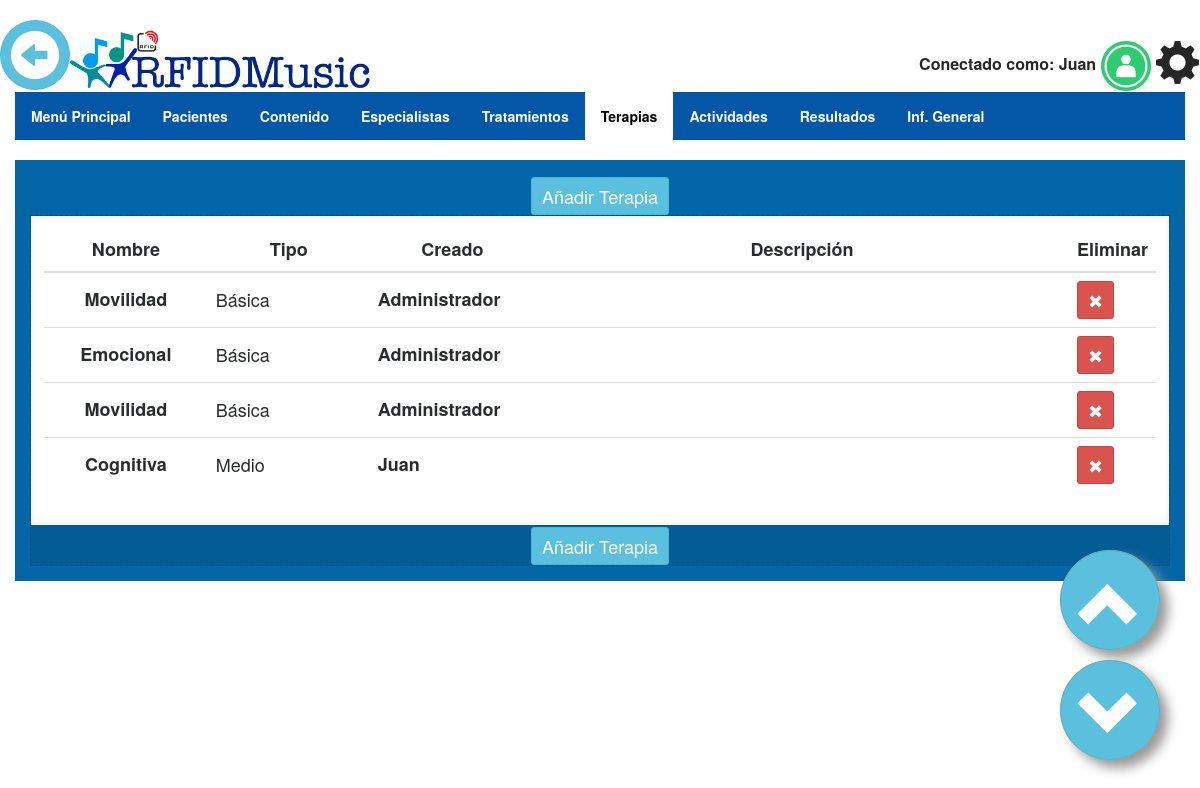
The page /settings/therapies_list/ (signed in) on the database its author committed.
### appQRMusical/models.py (models this page shows)
class Terapia(models.Model):
    id = models.AutoField(primary_key=True)
    nombre = models.CharField("Nombre",max_length=50)
    descripcion = models.TextField(blank=True)
    tipo = models.CharField("Tipo",max_length=50)
    def __str__(self):
        return self.nombre

class Especialista_Asigna_Terapia(models.Model):
    asigna_terapia = models.ForeignKey(Asigna_Terapia,on_delete=models.CASCADE)
    especialista = models.ForeignKey(Especialista,on_delete=models.CASCADE)
    fecha = models.DateField(null=True,blank=True)
    class Meta:
        unique_together = ("asigna_terapia","especialista","fecha")

class Especialista(models.Model):
    user = models.OneToOneField(User, on_delete=models.CASCADE)
    nombre = models.CharField("Nombre",max_length=50)
    apellido = models.CharField("Apellido",max_length=50)
    email = models.EmailField()

### appQRMusical/views.py (the view)
# urls.py: url(r'^settings/therapies_list/$', Therapies_list, name='therapies_list'),
def Therapies_list(request):
	req = request.user.id
	thera = Especialista.objects.get(user_id=req)
	asig_t = Especialista_Asigna_Terapia.objects.filter(especialista_id=thera)
	template_name="therapies_list.html"
	login_url='/login/'
	redirect_field_name = "/login/"
	context = {
	'QRM_color' : "QRM_orange",
	'object_list' : Terapia.objects.all(),
	'asign_therapy' : Especialista_Asigna_Terapia.objects.all(),
    'asign' : asig_t
	}
	return render(request,'therapies_list.html',context)

### appQRMusical/templatetags/zbar_extras.py (called while the page is built)
@register.simple_tag
def stop_cam():
	print("Stop Cam")
	if global_vars.zbar_status != None:
		os.system("ps -A | grep zbar| awk '{print $1}' | xargs kill -9 $1")
		global_vars.zbar_status = None
		global_vars.cam = 1

@register.simple_tag
def restart_game_vars():
	print("Reset game's global vars")
	global_vars.game_fail = 0
	global_vars.game_success = 0
	global_vars.game_initialized = False
	global_vars.last_message = global_vars.message
	global_vars.message_alert = "alert-info"
	global_vars.game_image = "/files/static/Who.png"
	global_vars.game_image = ""
	global_vars.game_file = ""
	global_vars.game_display = "none"
	global_vars.message = 'Get close QR code to cam'

### appQRMusical/templates/therapies_list.html (shortened to what this page needs)
{% extends "body.html" %}
{% block content_wrapper %}
<ul class="ullist">
  <strong>
  <li><a class="ullista" href="{% url 'settings' %}">Menú Principal</a></li>
  <li><a class="ullista" href="{% url 'users_list' %}">Pacientes</a></li>
  <li><a class="ullista" href="{% url 'gallery' %}">Contenido</a></li>
  <li><a class="ullista" href="{% url 'therapists_list' %}">Especialistas </a></li>
  <li><a class="ullista" href="{% url 'treatments_list' %}">Tratamientos </a></li>
  <li><a class="ullistactive" href="{% url 'therapies_list' %}">Terapias </a></li>
  <li><a class="ullista" href="{% url 'activity_settings' %}">Actividades</a></li>
  <li><a class="ullista" href="{% url 'results' %}">Resultados</a></li>
  <li><a class="ullista" href="{% url 'summary' %}">Inf. General</a></li>
</strong>
</ul>
<div class="col-sm-12 QRM_box {{QRM_color}}">
		<a href="{% url 'create_therapy' %}">
			<div class="btn btn-sm btn-info">
				<p>Añadir Terapia</p>
			</div>
		</a>
	<div class="QRM_box_in">
		<div class="QRM_wrapper_table">
			<table class="table table-hover">
				<thead>
					<tr>
						<th>Nombre</th>
						<th>Tipo</th>
						<th>Creado</th>
						<th>Descripción</th>
                        <th>Eliminar</th>
			    	</tr>
				</thead>
				<tbody>
				{% for object in object_list %}
						<tr onclick="document.location = '{% url 'update_therapy' object.id %}';">
		      				<th scope="row" style="width: 15%; vertical-align: middle;">
                                {{ object }}
                            </th>
		      				<td style="width: 15%; vertical-align: middle;">
                                {{ object.tipo }}
		      				</td>
   		              	    <td style="width: 15%; vertical-align: middle;">{% for i in asign_therapy %}
                            {% for j in i.asigna_terapia.terapia.all %}
                                    {% if j == object %}
                                        <strong>{{ i.especialista.nombre }}</strong>
            				    	{% endif %}
        					    {% endfor %}
                            {% endfor %}
                            </td>
		      				<td style="width: 50%; vertical-align: middle;">{{ object.descripcion }}</td>
							<td style=" vertical-align: middle;">
								<form action="{% url 'therapy_delete' object.id %}" method="post">
										<button type="submit" class="btn btn-danger btn-sm">
											<p>✖</p>
										</button>
								</form>
							</td>
		    			</tr>
					{% endfor %}
				</tbody>
			</table>
		</div>
		<a href="{% url 'create_therapy' %}">
			<div class="btn btn-sm btn-info">
				<p>Añadir Terapia</p>
			</div>
		</a>
	</div>
</div>
{% endblock content_wrapper %}

### appQRMusical/templates/base.html (shortened to what this page needs)
<!DOCTYPE html>
{% load staticfiles %}
{% load zbar_extras %}
<html lang="es">
	<head>
		<link href="{% static 'css/bootstrap.min.css' %}" rel="stylesheet" type="text/css">
		<link href="{% static 'css/QRMusical.css' %}" rel="stylesheet" type="text/css">
		<link rel="stylesheet" href="{% static 'css/bootstrap-select.css' %}" type="text/css"/>
        <link rel="stylesheet" href="https://cdnjs.cloudflare.com/ajax/libs/font-awesome/4.7.0/css/font-awesome.min.css">
	</head>
	<body>
		<div id="sidebar" class="navbar QRM_nav navbar-static-top">
			<div class="container-fluid QRM_container">
       				<div class="navbar-header">
                        <a class="navbar-nav">
                            <button type="button" onclick="goBack()" class="btn btn-info btn-back btn-xl"><i class="glyphicon glyphicon-circle-arrow-left" style="font-size:50px"></i></button>
                        </a>
						{% if user.is_authenticated %}
					<a href="{% url 'settings' %}" class="navbar-brand QRM_navbar-brand">
						<img src="/files/static/RFIDMusic.png" class="QRM_logo">
					</a>
                    {% else %}
					<a class="navbar-brand QRM_navbar-brand">
						<img src="/files/static/RFIDMusic.png" class="QRM_logo">
					</a>
                        {%endif%}
				</div>
				<div class="navbar-collapse collapse" style="height: 1px;">
					<ul class="nav navbar-nav QRM_navbar_nav">
                        {% if player.online == "si" %}
						    <a>Conectado como: {{ player }}</a>
                        {% if player.imagen %}
  						    <a>
                                <img onclick="confirmationUser()" class="img-circle"src="/{{ player.imagen.url }}" style="width: 50px">
						    </a>
                        {% else %}
								    <a style="top: -11px;">
									    <img onclick="confirmationUser()" src="/files/static/log_g.png" style="width: 50px">
								    </a>
                        {% endif %}
                        {% else %}
						{% if user.is_authenticated %}
						    <a>Conectado como: {{ user }}  </a>
							<a style="top: -11px;">
							<img  onclick="confirmation()" src="/files/static/log_g.png" style="width: 50px">
							</a>
							<a href="{% url 'user' %}" style="font-size: 45px;"> <i style="top:15px;" class="glyphicon glyphicon-cog"> </i></a>
						{% else %}
						<a>Pulsa para conectar --></a>
						<a href="/login/" style="top: -11px;">
						<img src="/files/static/log_b.png" style="width: 50px" title="Login" alt="Login">
						</a>
						{% endif %}
                        {% endif %}
					</ul>
				</div>
			</div>
		</div>
		<div id="content">
			{% block body %}{% endblock body %}
		</div>
		<footer>
                <a onclick="scrollWin(-50)" class="float2">
                   <button type="button" class="btn btn-info btn-circle btn-xl"> <i class="glyphicon glyphicon-chevron-up" style="font-size:65px" ></i></button>
                </a>
                <a onclick="scrollWin(50)" class="float">
                   <button type="button" class="btn btn-info btn-circle btn-xl"> <i class="glyphicon glyphicon-chevron-down" style="font-size:65px" ></i></button>
                </a>
		</footer>
	</body>
</html>

### appQRMusical/static/css/QRMusical.css (style rules this page uses)
.QRM_nav { font-size: 16px; color: #262626; font-weight: bold; margin-bottom: 0px !important; }
.QRM_navbar_nav { float:right; }
.QRM_navbar-brand { font-size: 35px; }
.QRM_container { padding: 20px 0px 0px 0px; }
.QRM_box { margin-left: auto; margin-right: auto; margin-top: 20px; padding: 15px; text-align: center; font-size: 18px; line-height: 36px; -webkit-transition-duration: 0.4s; transition-duration: 0.4s; }
.QRM_box_in { border-style: dashed; border-width: thin; border-color: rgba(0, 0, 0, 0.1); background-color: rgba(0, 0, 0, 0.1); color: #fff; }
.QRM_orange { background-color: #0466A6; }
.QRM_wrapper_table { padding: 1.5rem; margin-right: 0; margin-bottom: 0; margin-left: 0; border-width: .2rem; position: relative; padding: 1rem; border: solid #f7f7f9; background-color: white; }
.QRM_logo { width: 300px; top: -5px; position: relative; display: inline-block !important; }
.float { position:fixed; width:100px; height:100px; bottom:40px; right:40px; background-color:#FF9F19; color:#FFF; border-radius:50px; text-align:center; box-shadow: 8px 8px 12px #999; }
.float2 { position:fixed; width:100px; height:100px; bottom:150px; right:40px; background-color:#FF9F19; color:#FFF; border-radius:50px; text-align:center; box-shadow: 8px 8px 12px #999; }
body { font-family: "Helvetica Neue",Helvetica,Arial,sans-serif; }
a { color: inherit; text-decoration: none; }
p { margin: 0; font-size: 18px; line-height: 26px; font-weight: 400; }
footer { padding: 10px 0px 20px 0px; }
table { color: #292b2c; }
td { text-align: left; vertical-align: middle !important; }
th { text-align: -webkit-center; vertical-align: middle !important; }
ul { list-style-type: none; margin: 0; padding: 0; overflow: hidden; background-color: #FFFFFF; }
.ullist { list-style-type: none; margin: 0; padding: 0; overflow: hidden; background-color: #0457A6; }
li { float: left; }
li a { display: block; color: black; text-align: center; padding: 14px 16px; text-decoration: none; }
.ullista { display: block; color: white; text-align: center; padding: 14px 16px; text-decoration: none; }
.ullistactive { color: bllack; background-color: #FFFFFF; }
.btn-back { width: 70px; height: 70px; text-align: center; padding: 7px 7px; font-size: 2px; line-height: 2; border-radius: 50px; }
.btn-circle { width: 100px; height: 100px; text-align: center; padding: 20px 15px; font-size: 24px; line-height: 2; border-radius: 50px; }

### rows shown on the page
Terapia: nombre "Movilidad", tipo "Básica"
Especialista_Asigna_Terapia: especialista.nombre "Administrador"
Terapia: nombre "Emocional", tipo "Básica"
Especialista_Asigna_Terapia: especialista.nombre "Administrador"
Terapia: nombre "Movilidad", tipo "Básica"
Especialista_Asigna_Terapia: especialista.nombre "Administrador"
Terapia: nombre "Cognitiva", tipo "Medio"
Especialista_Asigna_Terapia: especialista.nombre "Juan"

### other values the page prints
{{ user }} "Juan"
